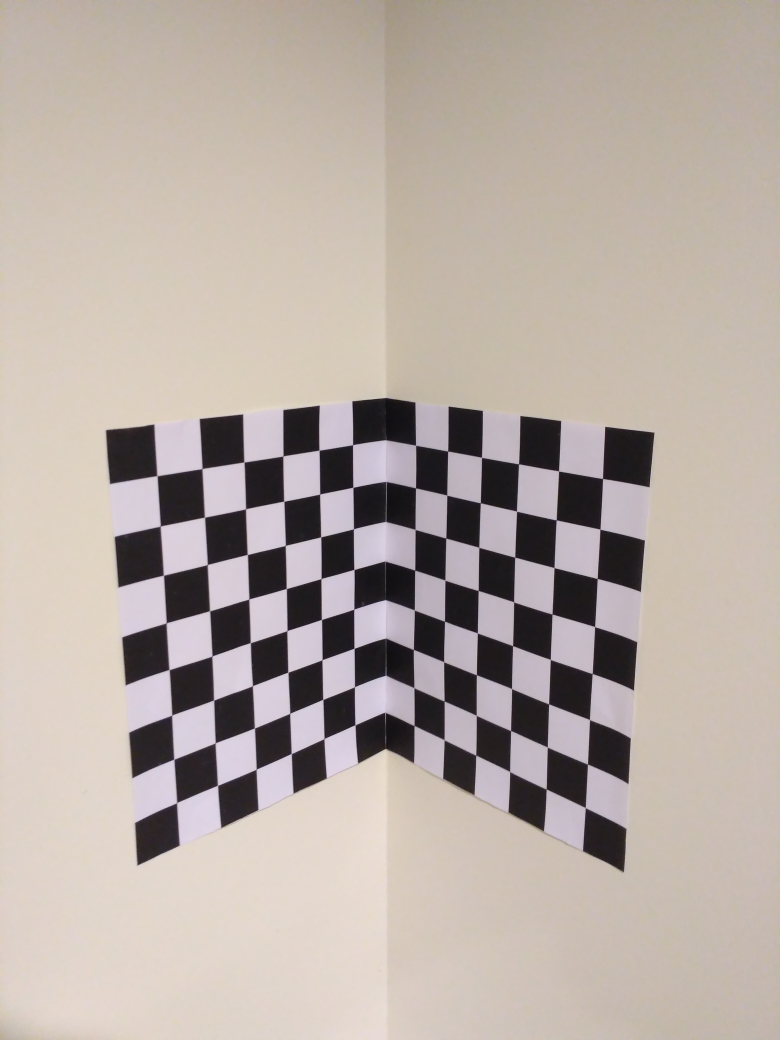
#> input picture Assignment_1/2021101062_assign1/calib-object.jpg, 3120 x 4160 px (shown at 1/4 size)
$ jupyter execute --allow-errors 2021101062.ipynb
#> lines starting #> are read from the running program, lines starting #| are printed output that depends on the picture; long printed decimals are rounded
# CV ASSIGNMENT 1
## Siya Puttagunta
## 2021101062

Imports

[cell 1]
import cv2
import numpy as np
import os
import glob
from scipy import linalg
import matplotlib.pyplot as plt

## Q1

### 1

Harris Corners

[cell 2]
img = cv2.imread('calib-object.jpg')
#> img is the input picture: shape (4160, 3120, 3); mean B, G, R 165.1, 172.4, 183.5

gray = cv2.cvtColor(img,cv2.COLOR_BGR2GRAY)
gray = np.float32(gray)

dst = cv2.cornerHarris(gray, blockSize=2, ksize=3, k=0.04)
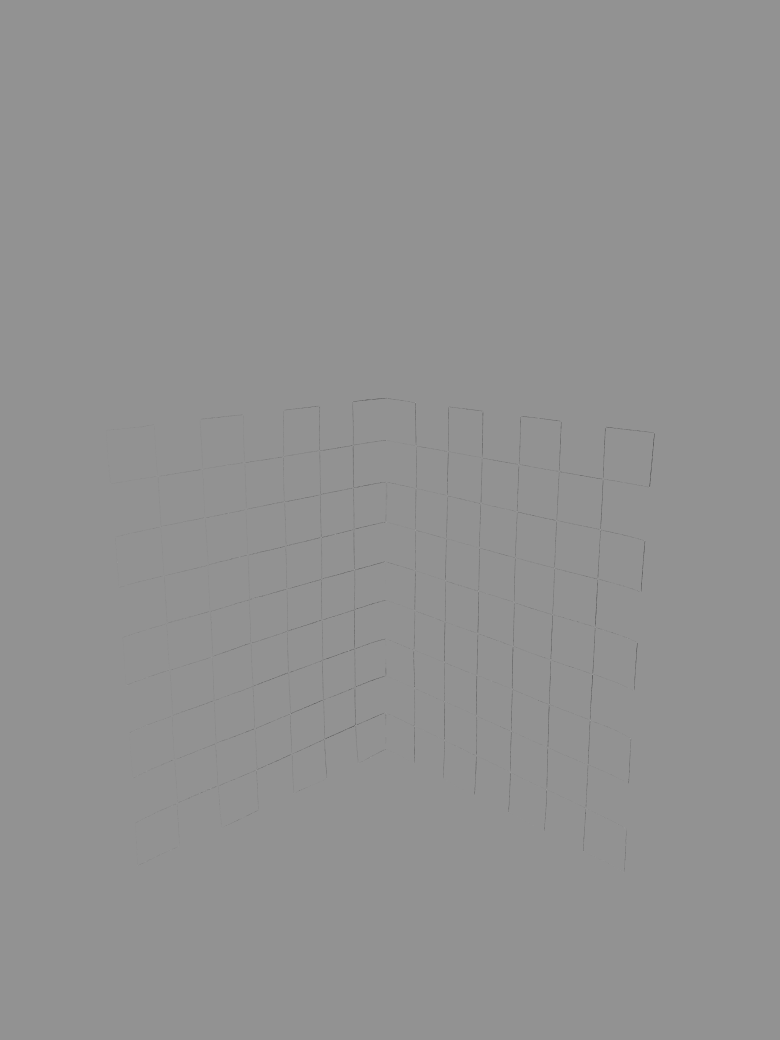
#> dst: shape (4160, 3120) float32 (shown at 1/4 size); min -19852044, max 14611415, mean -19458.1; drawn with min black and max white
dst = cv2.dilate(dst,None)

img[dst > 0.01 * dst.max()] = [0,0,255]

cv2.imwrite('result1_1.jpg', img)

img = cv2.cvtColor(img, cv2.COLOR_BGR2RGB)
plt.figure(figsize=(10,8))
plt.imshow(img)
plt.axis('off')
plt.show()

FindChessboardCorners

[cell 3]
def get_3d_points(x):
    CHECKERBOARD = (6, 8)
    criteria = (cv2.TERM_CRITERIA_EPS + cv2.TERM_CRITERIA_MAX_ITER, 30, 0.001)

    imgpoints = []

    gray = cv2.cvtColor(x,cv2.COLOR_BGR2GRAY)

    ret, corners = cv2.findChessboardCorners(gray, CHECKERBOARD, cv2.CALIB_CB_ADAPTIVE_THRESH + cv2.CALIB_CB_FAST_CHECK + cv2.CALIB_CB_NORMALIZE_IMAGE)

    if ret == True:
        corners2 = cv2.cornerSubPix(gray, corners, (11,11),(-1,-1), criteria)
        imgpoints.append(corners2)

        img = cv2.drawChessboardCorners(x, CHECKERBOARD, corners2, ret)

img = cv2.imread('calib-object.jpg')
h,w = img.shape[:2]
#> h = 4160; w = 3120

get_3d_points(img[:, :w//2])
#> in get_3d_points, `gray = cv2.cvtColor(x,cv2.COLOR_BGR2GRAY)`:
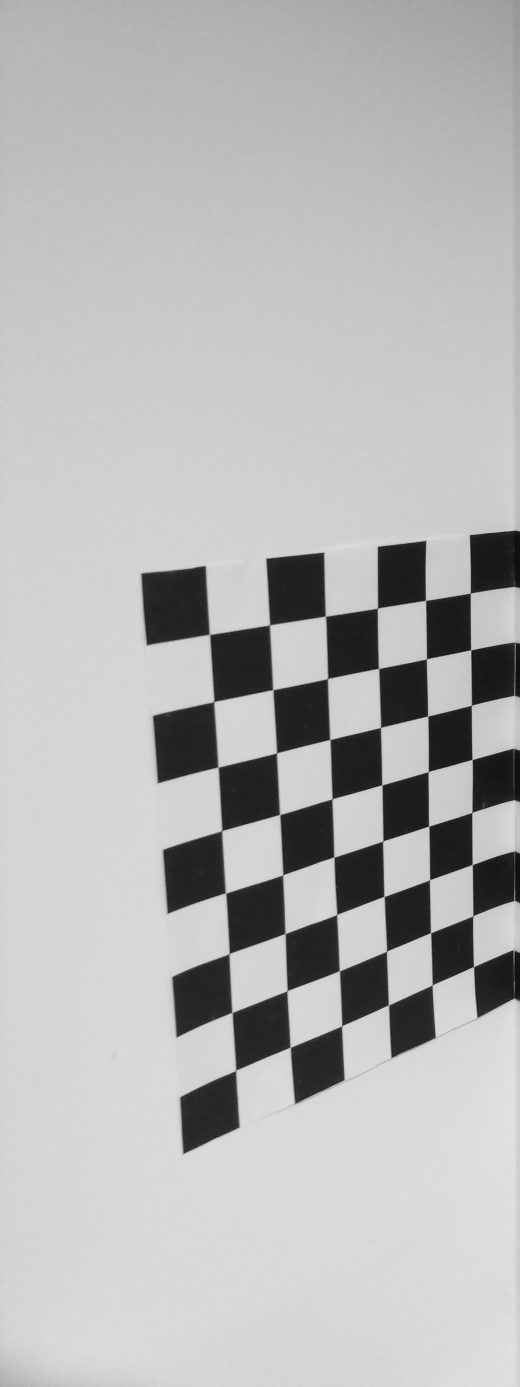
#> gray: shape (4160, 1560) (shown at 1/3 size); min 1, max 238, mean 182.1
#> in get_3d_points, `ret, corners = cv2.findChessboardCorners(gray, CHECKERBOARD, cv2.CALIB..`: ret = True; corners = 48 rows, first 8: [629, 1904], [811.3, 1877.8], [976.6, 1851.4], [1133, 1825.5], [1276.5, 1803.9], [1411.5, 1780.5], [642, 2106], [819.5, 2070]
#> in get_3d_points, `corners2 = cv2.cornerSubPix(gray, corners, (11,11),(-1,-1), criteria)`: corners2 = 48 rows, first 8: [629.8, 1904.3], [809.6, 1875.9], [977.3, 1849.8], [1133.3, 1825.6], [1277.6, 1802], [1411.7, 1780.5], [643, 2105.7], [819.8, 2069.9]
get_3d_points(img[:, w//2:])
#> in get_3d_points (call 2), `gray = cv2.cvtColor(x,cv2.COLOR_BGR2GRAY)`:
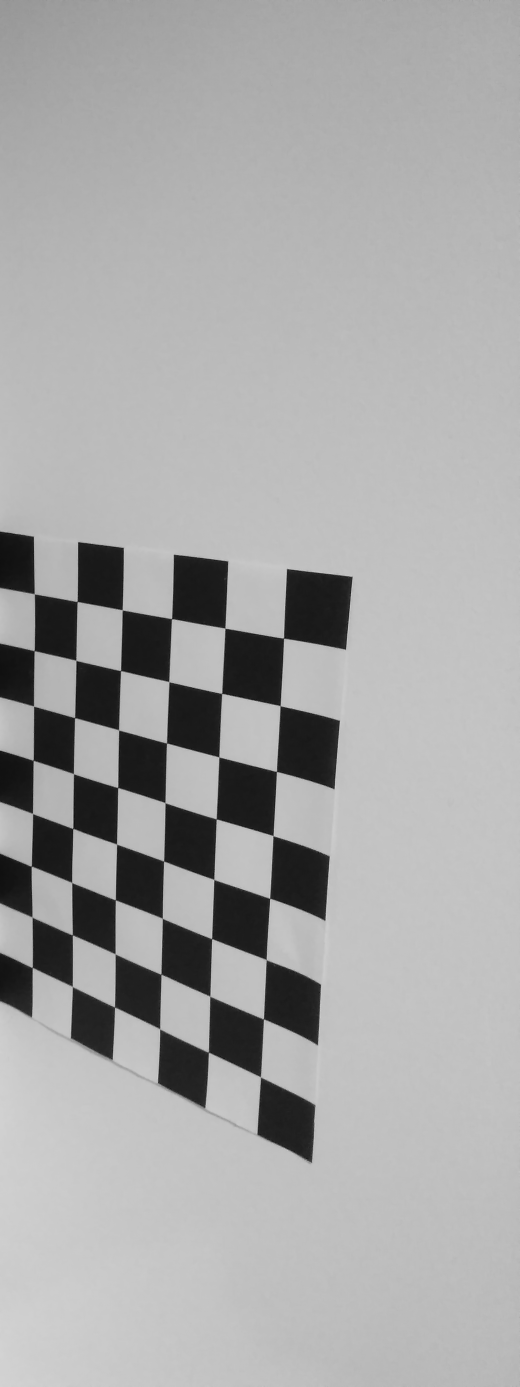
#> gray: shape (4160, 1560) (shown at 1/3 size); min 1, max 223, mean 167.8
#> in get_3d_points (call 2), `ret, corners = cv2.findChessboardCorners(gray, CHECKERBOARD, cv2.CALIB..`: corners = 48 rows, first 8: [105.2, 1783.3], [232.3, 1806.1], [368.5, 1830.9], [515.1, 1857.5], [675.5, 1885.4], [851, 1916.2], [103.1, 1954.9], [229, 1982.9]
#> in get_3d_points (call 2), `corners2 = cv2.cornerSubPix(gray, corners, (11,11),(-1,-1), criteria)`: corners2 = 48 rows, first 8: [103.8, 1782.6], [232.2, 1805.6], [367.6, 1830.7], [515.6, 1857], [675.7, 1885.3], [851.5, 1915.3], [103.3, 1953.1], [228.5, 1981.9]

cv2.imwrite('result1_2.jpg', img)

img = cv2.cvtColor(img, cv2.COLOR_BGR2RGB)
#> img: shape (4160, 3120, 3)
plt.figure(figsize=(10,8))
plt.imshow(img)
plt.axis('off')
plt.show()

### 2

[cell 4]
objpoints_list = np.zeros((3 * 3, 3), np.float32)
imgpoints_list = np.zeros((3 * 3, 2), np.float32)

objpoints_list[0] = [6*2, 0, 0]
objpoints_list[1] = [0, 6*2, 0]
objpoints_list[2] = [0, 0, 0]
objpoints_list[3] = [6*2, 0, 4*2]
objpoints_list[4] = [0, 6*2, 4*2]
objpoints_list[5] = [0, 0, 4*2]
objpoints_list[6] = [6*2, 0, 7*2]
objpoints_list[7] = [0, 6*2, 7*2]
objpoints_list[8] = [0, 0, 7*2]

imgpoints_list[0] = [710, 3213]
imgpoints_list[1] = [2343,3232]
imgpoints_list[2] = [1542,2852]
imgpoints_list[3] = [668,2493]
imgpoints_list[4] = [2380,2508]
imgpoints_list[5] = [1540,2246]
imgpoints_list[6] = [630,1904]
imgpoints_list[7] = [2412,1916]
imgpoints_list[8] = [1544,1762]

objpoints_list = np.array(objpoints_list)
imgpoints_list = np.array(imgpoints_list)

print(objpoints_list)

[cell 5]
def calc(P):
    M = P[:, 0:3]
    MC = -1 * P[:, 3]

    C = np.dot(np.linalg.inv(M), MC)
    K, R = linalg.rq(M)

    K /= K[2, 2]

    if K[0, 0] < 0:
        S = np.diag([-1, 1, 1])
        K = np.dot(K, S)
        R = np.dot(S, R)

    if K[1, 1] < 0:
        S = np.diag([1, -1, 1])
        K = np.dot(K, S)
        R = np.dot(S, R)

    return K, R, C

def DLT(image_points, world_points):
    A = np.zeros((image_points.shape[0]*2, 12))
    i = 0

    for j, k in zip(image_points, world_points):
        u, v = j
        x, y, z = k

        A[i] = [-x, -y, -z, -1, 0, 0, 0, 0, u*x, u*y, u*z, u]
        A[i+1] = [0, 0, 0, 0, -x, -y, -z, -1, v*x, v*y, v*z, v]

        i += 2

    U, D, V = np.linalg.svd(A)
    P = V[-1]
    P = P.reshape(3, 4)

    return P

projection_matrix = DLT(imgpoints_list, objpoints_list)
K, R, C = calc(projection_matrix)

print("Intrinsic matrix K")
print(K)
print("Rotation matrix R")
print(R)
print("Translation vector C")
print(C)
print("Projection matrix P")
print(projection_matrix)

### 3

[cell 6]
ext_coords = np.array([[7*2, 0, 8*2, 1], [0, 0, 8*2, 1], [0, 7*2, 8*2, 1], [0, 7*2, -1*2, 1], [0, 0, -1*2, 1], [7*2, 0, -1*2, 1]])
P = projection_matrix

img_coords = []
for point in ext_coords:
    img_coord = np.dot(P, point)
    img_coord = img_coord / img_coord[2]
    img_coords.append(img_coord[:2])

print(img_coords)

[cell 7]
img = cv2.imread('calib-object.jpg')

img = cv2.line(img, (int(img_coords[0][0]), int(img_coords[0][1])), (int(img_coords[1][0]), int(img_coords[1][1])), (0, 255, 0), 2)
img = cv2.line(img, (int(img_coords[1][0]), int(img_coords[1][1])), (int(img_coords[2][0]), int(img_coords[2][1])), (0, 255, 0), 2)
img = cv2.line(img, (int(img_coords[2][0]), int(img_coords[2][1])), (int(img_coords[3][0]), int(img_coords[3][1])), (0, 255, 0), 2)
img = cv2.line(img, (int(img_coords[3][0]), int(img_coords[3][1])), (int(img_coords[4][0]), int(img_coords[4][1])), (0, 255, 0), 2)
img = cv2.line(img, (int(img_coords[4][0]), int(img_coords[4][1])), (int(img_coords[5][0]), int(img_coords[5][1])), (0, 255, 0), 2)
img = cv2.line(img, (int(img_coords[5][0]), int(img_coords[5][1])), (int(img_coords[0][0]), int(img_coords[0][1])), (0, 255, 0), 2)

cv2.imwrite('result1_3.jpg', img)

img = cv2.cvtColor(img, cv2.COLOR_BGR2RGB)
plt.figure(figsize=(10,8))
plt.imshow(img)
plt.axis('off')
plt.show()

### 4

[cell 8]
def compute_rotation_angles(R):
    theta_x = np.arctan2(R[2, 1], R[2, 2])
    theta_y = np.arctan2(-R[2, 0], np.sqrt(R[0, 0]**2 + R[1, 0]**2))
    theta_z = np.arctan2(R[1, 0], R[0, 0])

    return np.array([theta_x, theta_y, theta_z])

print("Angles in radians")
print(compute_rotation_angles(R))

angles = compute_rotation_angles(R) * 180 / np.pi
print("Angles in degrees")
print(angles)

pan = angles[0]
tilt = angles[1]
roll = angles[2]

print("Pan: ", pan)
print("Tilt: ", tilt)
print("Roll: ", roll)

## Q2

### 1

Estimate of the intrinsic matrix

[cell 9]
wc = [np.array([
    [6*2, 0, 0],
    [6*2, 4*2, 0],
    [6*2, 7*2, 0],
    [1*2, 2*2, 0],
    [2*2, 1*2, 0],
    [0, 0, 0],
    [3*2, 5*2, 0],
    [4*2, 6*2, 0],
], dtype=np.float32)]

ic = [np.array([
    [710, 3213],
    [668, 2493],
    [630, 1904],
    [1418, 2596],
    [1292, 2801],
    [1542, 2852],
    [1144, 2184],
    [985,2037],
], dtype=np.float32)]

img = cv2.imread('calib-object.jpg')
gray = cv2.cvtColor(img, cv2.COLOR_BGR2GRAY)

ret, mtx, dist, rvecs, tvecs = cv2.calibrateCamera(wc, ic, gray.shape[::-1], None, None)
#> ret = 0.374; rvecs = ([-1.07, -0.42, 2.83],); tvecs = ([0.947, 9.45, 43.74],)
print("Camera Matrix: ", mtx)
#| Camera Matrix:  [[3.38596256e+03 0.00000000e+00 1.45700651e+03]
#|  [0.00000000e+00 3.39714663e+03 2.09667254e+03]
#|  [0.00000000e+00 0.00000000e+00 1.00000000e+00]]

[cell 10]
objpoints_list = np.zeros((1, 3 * 3, 3), np.float32)
imgpoints_list = np.zeros((1, 3 * 3, 2), np.float32)

objpoints_list[0][0] = [6*2, 0, 0]
objpoints_list[0][1] = [0, 6*2, 0]
objpoints_list[0][2] = [0, 0, 0]
objpoints_list[0][3] = [6*2, 0, 4*2]
objpoints_list[0][4] = [0, 6*2, 4*2]
objpoints_list[0][5] = [0, 0, 4*2]
objpoints_list[0][6] = [6*2, 0, 7*2]
objpoints_list[0][7] = [0, 6*2, 7*2]
objpoints_list[0][8] = [0, 0, 7*2]

imgpoints_list[0][0] = [710, 3213]
imgpoints_list[0][1] = [2343,3232]
imgpoints_list[0][2] = [1542,2852]
imgpoints_list[0][3] = [668,2493]
imgpoints_list[0][4] = [2380,2508]
imgpoints_list[0][5] = [1540,2246]
imgpoints_list[0][6] = [630,1904]
imgpoints_list[0][7] = [2412,1916]
imgpoints_list[0][8] = [1544,1762]

init_mtx = mtx

ret, mtx, dist, rvecs, tvecs = cv2.calibrateCamera(objpoints_list, imgpoints_list, gray.shape[::-1], init_mtx, np.zeros(4), flags=(cv2.CALIB_USE_INTRINSIC_GUESS))
#> ret = 1.08; dist = [0.473, -4.11, -0.00643, 0.0113, 12.95]
rotation_matrix, _ = cv2.Rodrigues(np.array(rvecs))

print("Camera matrix : ")
print(mtx)
#| [[3.75618531e+03 0.00000000e+00 1.64572553e+03]
#|  [0.00000000e+00 3.74355368e+03 2.03341740e+03]
#|  [0.00000000e+00 0.00000000e+00 1.00000000e+00]]
print("dist : ")
print(dist)
#| [[ 4.73440396e-01]
#|  [-4.11386276e+00]
#|  [-6.43401202e-03]
#|  [ 1.13091566e-02]
#|  [ 1.29524933e+01]]
print("rvecs : ")
print(rvecs)
#| (array([[ 0.8208],
#|        [ 1.996],
#|        [-1.555]]),)
print("tvecs : ")
print(tvecs)
#| (array([[-1.331 ],
#|        [10.371],
#|        [47.890]]),)
print("rotation_matrix : ")
print(rotation_matrix)
#| [[-0.7066  0.7076   0.007245 ]
#|  [ 0.1659  0.1756 -0.9704 ]
#|  [-0.6879 -0.6845 -0.2415]]

Projection Matrix

[cell 11]
K = mtx
R = rotation_matrix
t = tvecs[0]

mat_A = np.dot(K, R)
mat_B = np.dot(K, t)
mat_B = mat_B.reshape(3, 1)

P = np.hstack((mat_A, mat_B))
print(P)
#| [[-3.78625234e+03  1.53121587e+03 -3.70151025e+02  7.38154733e+04]
#|  [-7.77746392e+02 -7.34498359e+02 -4.12366381e+03  1.36204135e+05]
#|  [-6.87872751e-01 -6.84493956e-01 -2.41452071e-01  4.78899858e+01]]

[cell 12]
ext_coords = np.array([[7*2, 0, 8*2, 1], [0, 0, 8*2, 1], [0, 7*2, 8*2, 1], [0, 7*2, -1*2, 1], [0, 0, -1*2, 1], [7*2, 0, -1*2, 1]])
img_coords = []

for point in ext_coords:
    img_coord = np.dot(P, point)
    img_coord = img_coord / img_coord[2]
    img_coords.append(img_coord[:2])

print(img_coords)
#| [array([ 432.762, 1725.088]), array([1542.086, 1595.065]), array([2593.500, 1740.298]), array([2474.681, 3458.844]), array([1541.272, 2986.207 ]), array([ 556.189, 3447.439])]

[cell 13]
img = cv2.imread('calib-object.jpg')

img = cv2.line(img, (int(img_coords[0][0]), int(img_coords[0][1])), (int(img_coords[1][0]), int(img_coords[1][1])), (0, 255, 0), 2)
img = cv2.line(img, (int(img_coords[1][0]), int(img_coords[1][1])), (int(img_coords[2][0]), int(img_coords[2][1])), (0, 255, 0), 2)
img = cv2.line(img, (int(img_coords[2][0]), int(img_coords[2][1])), (int(img_coords[3][0]), int(img_coords[3][1])), (0, 255, 0), 2)
img = cv2.line(img, (int(img_coords[3][0]), int(img_coords[3][1])), (int(img_coords[4][0]), int(img_coords[4][1])), (0, 255, 0), 2)
img = cv2.line(img, (int(img_coords[4][0]), int(img_coords[4][1])), (int(img_coords[5][0]), int(img_coords[5][1])), (0, 255, 0), 2)
img = cv2.line(img, (int(img_coords[5][0]), int(img_coords[5][1])), (int(img_coords[0][0]), int(img_coords[0][1])), (0, 255, 0), 2)

cv2.imwrite('result2_1.jpg', img)

img = cv2.cvtColor(img, cv2.COLOR_BGR2RGB)
plt.figure(figsize=(10,8))
plt.imshow(img)
plt.axis('off')
plt.show()

### 2

[cell 14]
CHECKERBOARD = (5, 5)
criteria = (cv2.TERM_CRITERIA_EPS + cv2.TERM_CRITERIA_MAX_ITER, 30, 0.001)

objpoints = []
imgpoints = []

objp = np.zeros((1, CHECKERBOARD[0] * CHECKERBOARD[1], 3), np.float32)
objp[0,:,:2] = np.mgrid[0:CHECKERBOARD[0], 0:CHECKERBOARD[1]].T.reshape(-1, 2)
objp = objp * 2

img = cv2.imread('assign1.jpg')
#> (the rest of this cell did not finish here and is left out)

Projection Matrix

[cell 15]
K = mtx
R = rotation_matrix

mat_A = np.dot(K, R)
t = tvecs[0]
mat_B = np.dot(K, t)

P = np.hstack((mat_A, mat_B))
print(P)
#| [[-3.78625234e+03  1.53121587e+03 -3.70151025e+02  7.38154733e+04]
#|  [-7.77746392e+02 -7.34498359e+02 -4.12366381e+03  1.36204135e+05]
#|  [-6.87872751e-01 -6.84493956e-01 -2.41452071e-01  4.78899858e+01]]

[cell 16]
ext_coords = np.array([[-1*2, -1*2, 0, 1], [5*2, -1*2, 0, 1], [-1*2, 5*2, 0, 1], [5*2, 5*2, 0, 1]])
img_coords = []

for point in ext_coords:
    img_coord = np.dot(P, point)
    img_coord = img_coord / img_coord[2]
    img_coords.append(img_coord[:2])

print(img_coords)
#| [array([1546.874, 2749.667]), array([ 776.081, 3065.005]), array([2279.546, 3074.310]), array([1500.457, 3543.890])]

[cell 17]
img = cv2.imread('assign1.jpg')

cv2.line(img, (int(img_coords[0][0]), int(img_coords[0][1])), (int(img_coords[1][0]), int(img_coords[1][1])), (0, 0, 255), 2)
cv2.line(img, (int(img_coords[1][0]), int(img_coords[1][1])), (int(img_coords[3][0]), int(img_coords[3][1])), (0, 0, 255), 2)
cv2.line(img, (int(img_coords[3][0]), int(img_coords[3][1])), (int(img_coords[2][0]), int(img_coords[2][1])), (0, 0, 255), 2)
cv2.line(img, (int(img_coords[2][0]), int(img_coords[2][1])), (int(img_coords[0][0]), int(img_coords[0][1])), (0, 0, 255), 2)

cv2.imwrite('result2_3.jpg', img)

#> (the rest of this cell did not finish here and is left out)

### 3

Homogenised Image of World Origin

[cell 18]
A = np.array([0, 0, 0, 1])
world_origin_image = np.dot(P, A.T)
world_origin_image = world_origin_image / world_origin_image[2]

print(world_origin_image)
#| [1.54135509e+03 2.84410472e+03 1.00000000e+00]

## Q3

### 1

[cell 19]
ext_coords = np.array([[8, -1*2, 0, 1], [20, -1*2, 0, 1], [8, 5*2, 0, 1], [20, 5*2, 0, 1]])
img_coords_new = []

for point in ext_coords:
    img_coord = np.dot(P, point)
    img_coord = img_coord / img_coord[2]
    img_coords_new.append(img_coord[:2])

print(img_coords_new)
#| [array([ 924.742, 3004.187]), array([-140.050, 3439.802]), array([1655.436 , 3450.480]), array([ 491.160 , 4152.225])]

[cell 20]
img = cv2.imread('assign1.jpg')

cv2.line(img, (int(img_coords_new[0][0]), int(img_coords_new[0][1])), (int(img_coords_new[1][0]), int(img_coords_new[1][1])), (0, 0, 255), 2)
cv2.line(img, (int(img_coords_new[1][0]), int(img_coords_new[1][1])), (int(img_coords_new[3][0]), int(img_coords_new[3][1])), (0, 0, 255), 2)
cv2.line(img, (int(img_coords_new[3][0]), int(img_coords_new[3][1])), (int(img_coords_new[2][0]), int(img_coords_new[2][1])), (0, 0, 255), 2)
cv2.line(img, (int(img_coords_new[2][0]), int(img_coords_new[2][1])), (int(img_coords_new[0][0]), int(img_coords_new[0][1])), (0, 0, 255), 2)

cv2.imwrite('result3_1.jpg', img)

#> (the rest of this cell did not finish here and is left out)

### 2

[cell 21]
src_ext_coords = img_coords
dest_ext_coords = img_coords_new

src_ext_coords = np.array(src_ext_coords, dtype=np.float32)
dest_ext_coords = np.array(dest_ext_coords, dtype=np.float32)

src_ext_coords = src_ext_coords.astype(int)
dest_ext_coords = dest_ext_coords.astype(int)

x_min, y_min = np.min(src_ext_coords, axis=0)[:2]
x_max, y_max = np.max(src_ext_coords, axis=0)[:2]

dest_x_min, dest_y_min = np.min(dest_ext_coords, axis=0)[:2]
dest_x_max, dest_y_max = np.max(dest_ext_coords, axis=0)[:2]

img = cv2.imread('assign1.jpg')

#> (the rest of this cell did not finish here and is left out)
